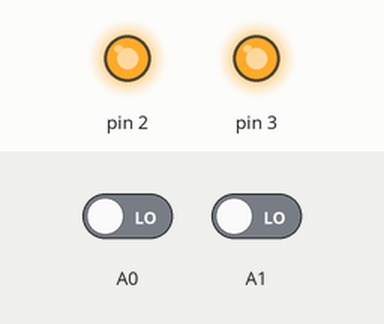
Simulated run of this sketch. Board: Arduino Uno, built with avr-gcc and run on an emulated ATmega328P. On the bench: output pins drawn as LEDs (lit = HIGH). Dashed ring = blinking. The test bench sets the inputs (shaded band); at power-on: A0 LOW, A1 LOW. EEPROM starts erased.

Above: at 1.2 s.
1.3 s: A0 driven HIGH
At 1.9 s:
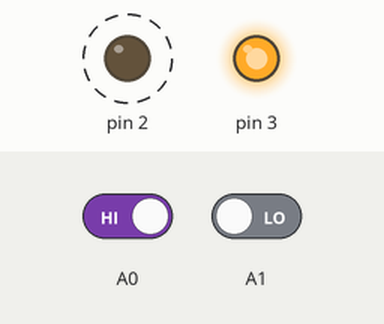
4.3 s: A0 driven LOW
At 5.7 s:
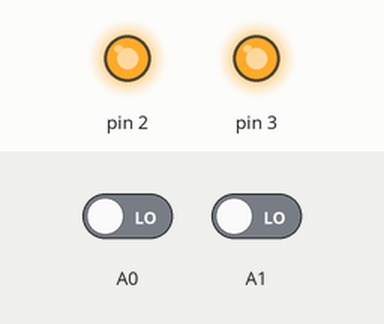
6.0 s: A1 driven HIGH
At 6.6 s:
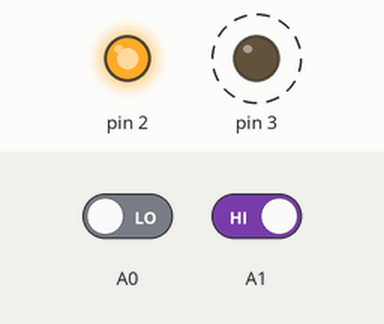
9.0 s: A1 driven LOW
At 10.4 s:
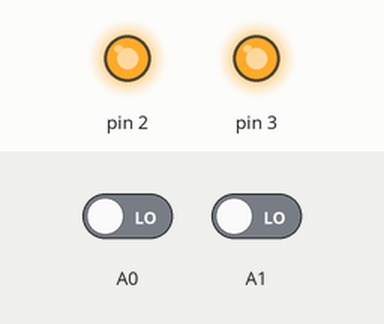
10.7 s: A0 driven HIGH and A1 driven HIGH
At 11.7 s:
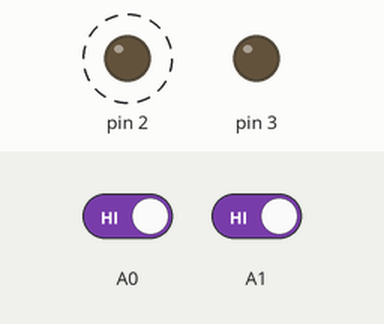
Timing chart, 0 to 14.7 s (numbered marks = the images above; inputs shaded):
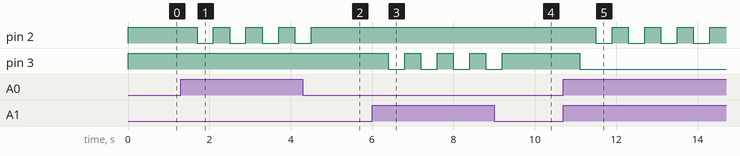

The sketch:

EEProm.ino
```cpp
#include <EEPROM.h>
void setup() {
  // put your setup code here, to run once:
  pinMode(2,OUTPUT);
  pinMode(3,OUTPUT);
  pinMode(A0,INPUT);
  pinMode(A1,INPUT);
  digitalWrite(2,EEPROM.read(10));
  digitalWrite(3,EEPROM.read(11));
}

void loop() {
  // put your main code here, to run repeatedly:
  int val=digitalRead(A0);
  int val1=digitalRead(A1);
  if (val ==HIGH){
    delay(400);
    digitalWrite(2,!digitalRead(2));
    EEPROM.write(10,digitalRead(2));
  }
  else if (val1 ==HIGH){
    delay(400);
    digitalWrite(3,!digitalRead(3));
    EEPROM.write(11,digitalRead(3));
  }


}
```

Measured:
- after the input at 1.3 s, pin 2: alternates HIGH for 0.40 s and LOW for 0.40 s, starting after 0.40 s
- after the input at 4.3 s, pin 2: goes on until 4.5 s, then stays HIGH
- after the input at 6.0 s, pin 3: alternates HIGH for 0.40 s and LOW for 0.40 s, starting after 0.40 s
- after the input at 9.0 s, pin 3: goes on until 9.2 s, then stays HIGH
- after the input at 10.7 s, pin 2: alternates HIGH for 0.40 s and LOW for 0.40 s, starting after 0.80 s; pin 3: HIGH → LOW after 0.40 s
